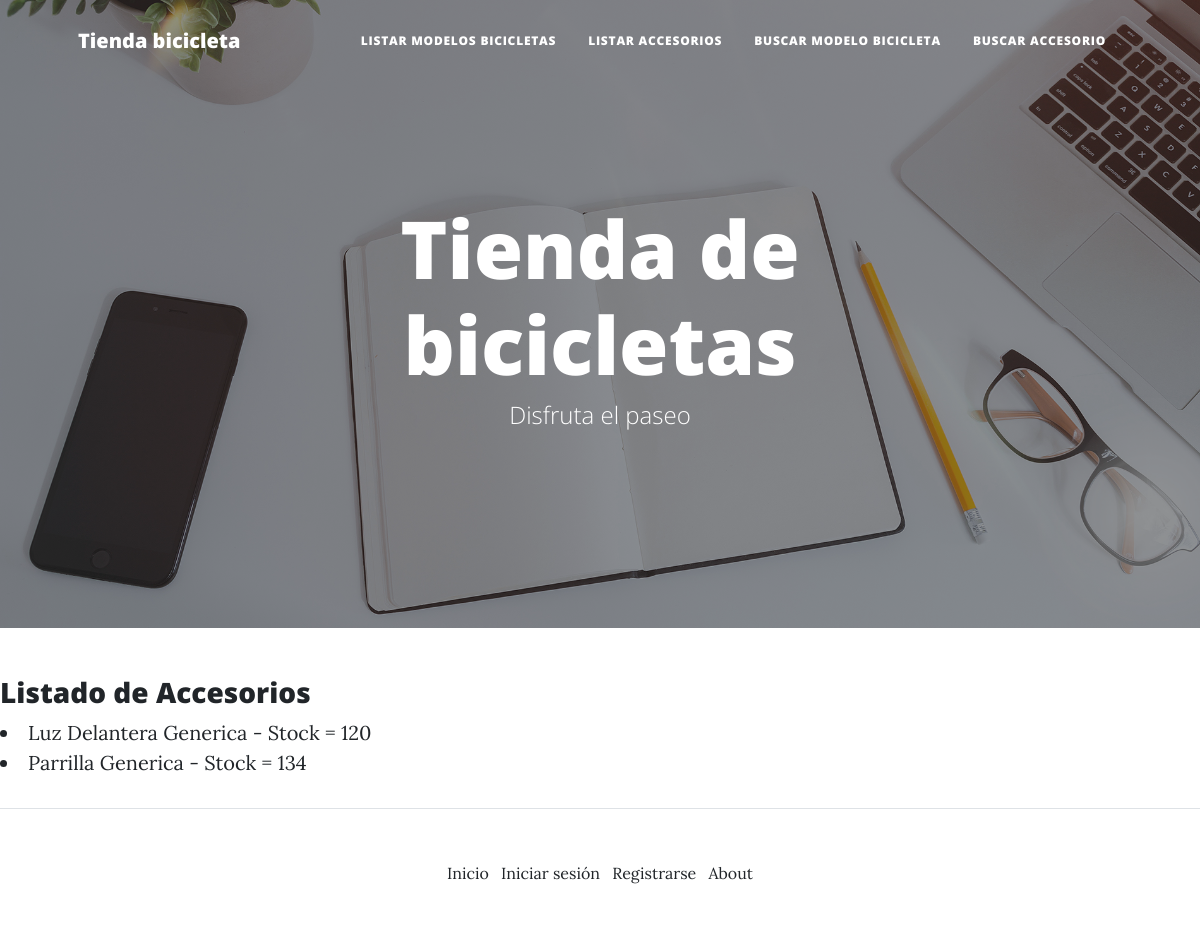
The app's page /stock/listar_accesorios/ with its own data.
### appStock/models.py (models this page shows, shortened)
class Accesorio(models.Model):
    tipo = models.CharField(max_length=20)
    marca = models.CharField(max_length=20)
    descripcion = models.TextField(max_length=100)
    stock = models.IntegerField()

### appStock/views.py (the view)
# urls.py: path('listar_accesorios/', listar_accesorios, name='listar accesorios'),
def listar_accesorios(request):
    lista_acc = Accesorio.objects.all()
    return render(request, 'stock/lista_accesorios.html', {'accesorios': lista_acc})

### templates/Stock/lista_accesorios.html (shortened to what this page needs)
{% extends "base.html" %}
{% load static %}
{% block contenido %}
<body>
    <h3> Listado de Accesorios </h3>
    {% for accesorio in accesorios %}
    <li>{{accesorio.tipo}} {{accesorio.marca}} - Stock = {{accesorio.stock}}</li>
    {% endfor %}
<br>
</body>
{% endblock %}

### records on screen
Accesorio: tipo "Luz Delantera", marca "Generica", stock "120"
Accesorio: tipo "Parrilla", marca "Generica", stock "134"
